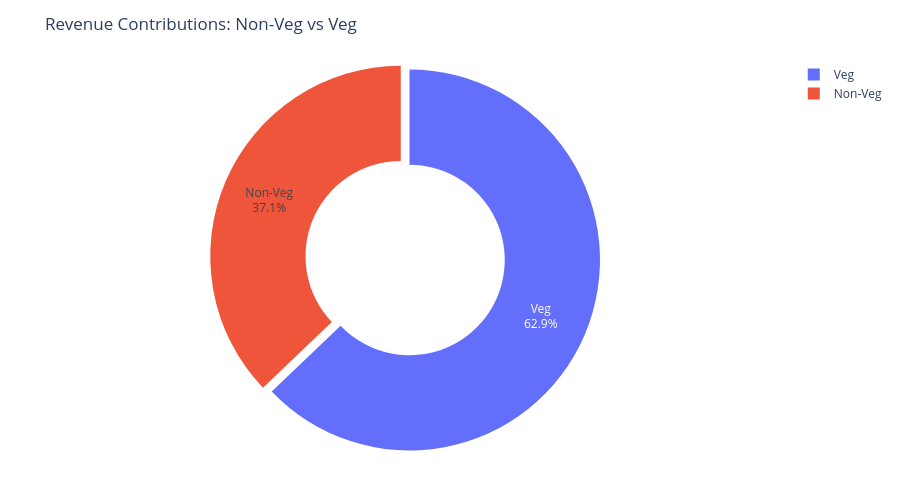

Notebook cell for this chart:
### Code cell
food_revenue = df.groupby('Food Category')['Price (INR)'].sum().reset_index()

fig = px.pie(
    food_revenue,
    values="Price (INR)",
    names="Food Category",
    hole=0.5,
    title="Revenue Contributions: Non-Veg vs Veg",
)

fig.update_traces(
    textinfo="percent+label",
    pull=(0.05,0)
)

fig.update_layout(
    height=500,
    margin=dict(t=60, b=40, l=40, r=40)
)

fig.show()

### Figure 1 — Plotly figure (JSON) as saved in the notebook; plotly's stock layout.template omitted (floating-point values rounded to 4 significant figures)
{"data": [{"domain": {"x": [0, 1], "y": [0, 1]}, "hole": 0.5, "hovertemplate": "Food Category=%{label}<br>Price (INR)=%{value}<extra></extra>", "labels": ["Non-Veg", "Veg"], "legendgroup": "", "name": "", "pull": [0.05, 0], "showlegend": true, "textinfo": "percent+label", "type": "pie", "values": [19680000.0, 33330000.0]}], "layout": {"height": 500, "legend": {"tracegroupgap": 0}, "margin": {"b": 40, "l": 40, "r": 40, "t": 60}, "title": {"text": "Revenue Contributions: Non-Veg vs Veg"}}}
